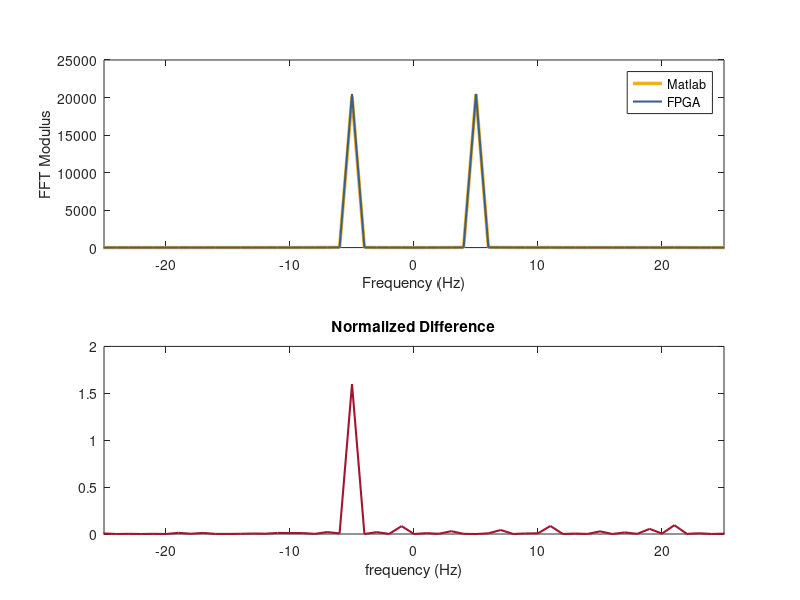

The MATLAB script that drew this image: (Note: this script raises an error after producing the figure.)

%%Collect the data from files

%Collect the input data
Input_fileID       = fopen('input_FFT.txt');
Input_data_cell    = textscan(Input_fileID, '%f%f');
fclose(Input_fileID);
Input_data         = Input_data_cell{1}+Input_data_cell{2}*1i;

%Collect the output data from FPGAs FFT
Output_fileID = fopen('output_FFT.txt');
Output_data_cell    = textscan(Output_fileID, '%f%f');
fclose(Output_fileID);
Output_data         = Output_data_cell{1}+Output_data_cell{2}*1i;

%%FFT operations and error calculation
Z = fft(Input_data);
%data reordering and flipping
Output_data = bitrevorder(flip(Output_data));
%modulus calculation
modZ_CPU  = abs(Z);
modZ_FPGA = abs(Output_data);
n_points  = length(modZ_CPU);
CPU_Results = [modZ_CPU((n_points/2+1):n_points);modZ_CPU(1:n_points/2)];
FPGA_Results = [modZ_FPGA((n_points/2+1):n_points);modZ_FPGA(1:n_points/2)];


%% Plot
f = (-n_points/2:(n_points/2-1));

figure
subplot(2,1,1)
title('FFT modulus plot')
plot(f,FPGA_Results,'color',[0.9290 0.6940 0.1250],"LineWidth",2.5)
hold on
plot(f,CPU_Results, 'color','#3E5F8A',"LineWidth",1.5)
xlabel('Frequency (Hz)')
ylabel('FFT Modulus')
xlim([-25 25]);
hold off
legend('Matlab','FPGA')

%%Mean square error calculation
mean = 1/n_points * sum(modZ_CPU);
RMS = 1/(n_points-1) * sum((modZ_FPGA-mean).^2);
rel_RMS = RMS/mean;

%%Normalizaton
norm_CPU  = modZ_CPU/max(modZ_CPU);
norm_FPGA = modZ_FPGA/max(modZ_FPGA);

%%Error Calculation and plot
%error = 2*(abs((modZ_CPU-modZ_FPGA))./(modZ_CPU+modZ_FPGA)); %Relative Percent Difference
%error = 2*(abs((norm_FPGA-norm_CPU))./(norm_CPU+norm_FPGA));
%error(isnan(error))=0; % the 0/0 indeterminate form gives now a 0% deviation
%error = abs((modZ_CPU-modZ_FPGA)./RMS);    %Sigma related error (not good)
error = abs(norm_CPU-norm_FPGA);
plot_error = [error((n_points/2+1):n_points);error(1:n_points/2)];
subplot(2,1,2)
plot(f,plot_error*100, 'color',[0.6350 0.0780 0.1840],"LineWidth",1.5)
title('Normalized Difference')
xlabel('frequency (Hz)')
xlim([-25 25]);
ytickformat('percentage')
